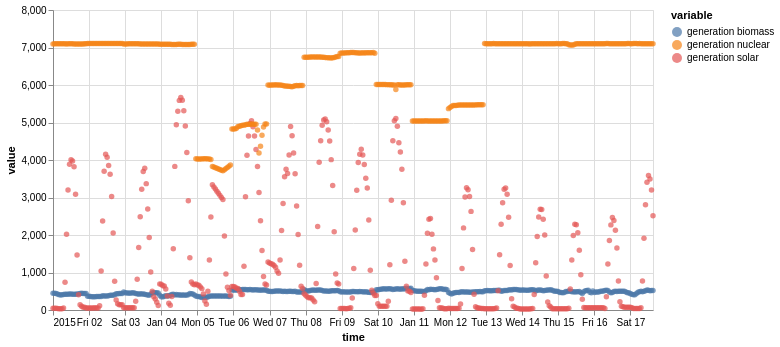

Notebook code cell kept with this figure:
### Markdown cell above
with multivariate TimeSeries

### Code cell
on.Plot(ts_multi.head(400))\
    .add(on.marks.dots)\
    .properties(width=600)\
    .show()

### Figure 1 — Vega specification as saved in the notebook (floating-point values rounded to 4 significant figures; data arrays with more than 128 entries replaced by an {"elided": "..."} marker saying what was removed)
{"$schema": "https://vega.github.io/schema/vega/v5.json", "data": [{"name": "source_0", "values": {"elided": "1200 records"}, "transform": [{"type": "formula", "expr": "toDate(datum['time'])", "as": "time"}]}, {"name": "source_0_y_domain_value", "values": [{"min": 23.0, "max": 7108.0}]}, {"name": "source_0_color_domain_variable", "values": [{"variable": "generation biomass"}, {"variable": "generation solar"}, {"variable": "generation nuclear"}]}], "marks": [{"type": "symbol", "name": "layer_0_marks", "from": {"data": "source_0"}, "encode": {"update": {"fill": {"field": "variable", "scale": "color"}, "x": {"field": "time", "scale": "x"}, "y": {"field": "value", "scale": "y"}, "shape": {"value": "circle"}, "opacity": {"value": 0.7}}}, "style": ["circle"]}], "scales": [{"name": "x", "type": "time", "domain": {"data": "source_0", "field": "time"}, "range": [0, {"signal": "width"}]}, {"name": "y", "type": "linear", "domain": [{"signal": "(data(\"source_0_y_domain_value\")[0] || {}).min"}, {"signal": "(data(\"source_0_y_domain_value\")[0] || {}).max"}], "range": [{"signal": "height"}, 0], "nice": true, "zero": true}, {"name": "color", "type": "ordinal", "domain": {"data": "source_0_color_domain_variable", "field": "variable", "sort": true}, "range": "category"}], "axes": [{"scale": "x", "grid": true, "tickCount": {"signal": "ceil(width/40)"}, "labels": false, "maxExtent": 0, "ticks": false, "gridScale": "y", "aria": false, "zindex": 0, "minExtent": 0, "orient": "bottom", "domain": false}, {"scale": "y", "labels": false, "grid": true, "aria": false, "orient": "left", "ticks": false, "minExtent": 0, "zindex": 0, "tickCount": {"signal": "ceil(height/40)"}, "domain": false, "gridScale": "x", "maxExtent": 0}, {"scale": "x", "tickCount": {"signal": "ceil(width/40)"}, "orient": "bottom", "zindex": 0, "labelFlush": true, "grid": false, "title": "time", "labelOverlap": true}, {"scale": "y", "zindex": 0, "grid": false, "tickCount": {"signal": "ceil(height/40)"}, "orient": "left", "title": "value", "labelOverlap": true}], "background": "white", "padding": 5, "width": 600, "height": 300, "style": "cell", "legends": [{"fill": "color", "symbolType": "circle", "title": "variable", "encode": {"symbols": {"update": {"opacity": {"value": 0.7}}}}}]}
